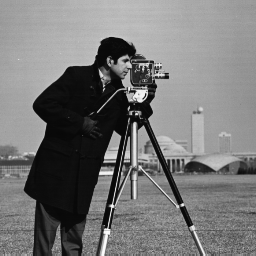
%> input picture matlab/Images/cameraman.tif, 256 x 256 px
$ octave HaarTransform.m   (GNU Octave 9; MATLAB toolbox functions it lacks are replaced by stand-ins)
%> lines starting %> are read from the running program, lines starting %| are printed output that depends on the picture
%HAAR TRANSFORM
a=imread('D:/Quick access/Downloads/cameraman.tif');
%> a is the input picture: size 256x256 uint8; min 7, max 253, mean 118.7
N=length(a);
%> N = 256
for i=1:N;
p=fix(log2(i));
q=i-(2^p);
for j=1:N
z=(j-1)/N;
if(z>=(q-1)/(2^p))&&(z<(q-1/2)/2^p)
f(i,j)=(1/(sqrt(N)))*(2^(p/2));
elseif(z>=(q-1)/(2^p))&&(z<(q/2)/2^p)
f(i,j)=(1/(sqrt(N)))*(-2^(p/2));
else f(i,j)=0;
end;
end;
end;
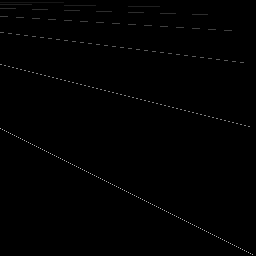
%> f: size 256x256 double; min 0, max 0.707, mean 0.00403
F=f*double(a)*f;
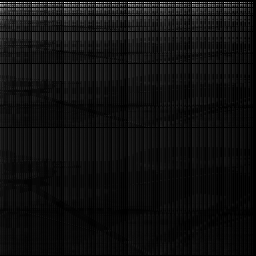
%> F: size 256x256 double; min 0, max 2062.9, mean 128.1; drawn with min black and max white
% Changing the color map to gray scale (8 bits).
colormap(gray(255));
% Showing the main image and its Harr spectrum.
subplot(2,2,1),image(a),title('Main image');
subplot(2,2,2),image(abs(F)),title('Harr spectrum');
